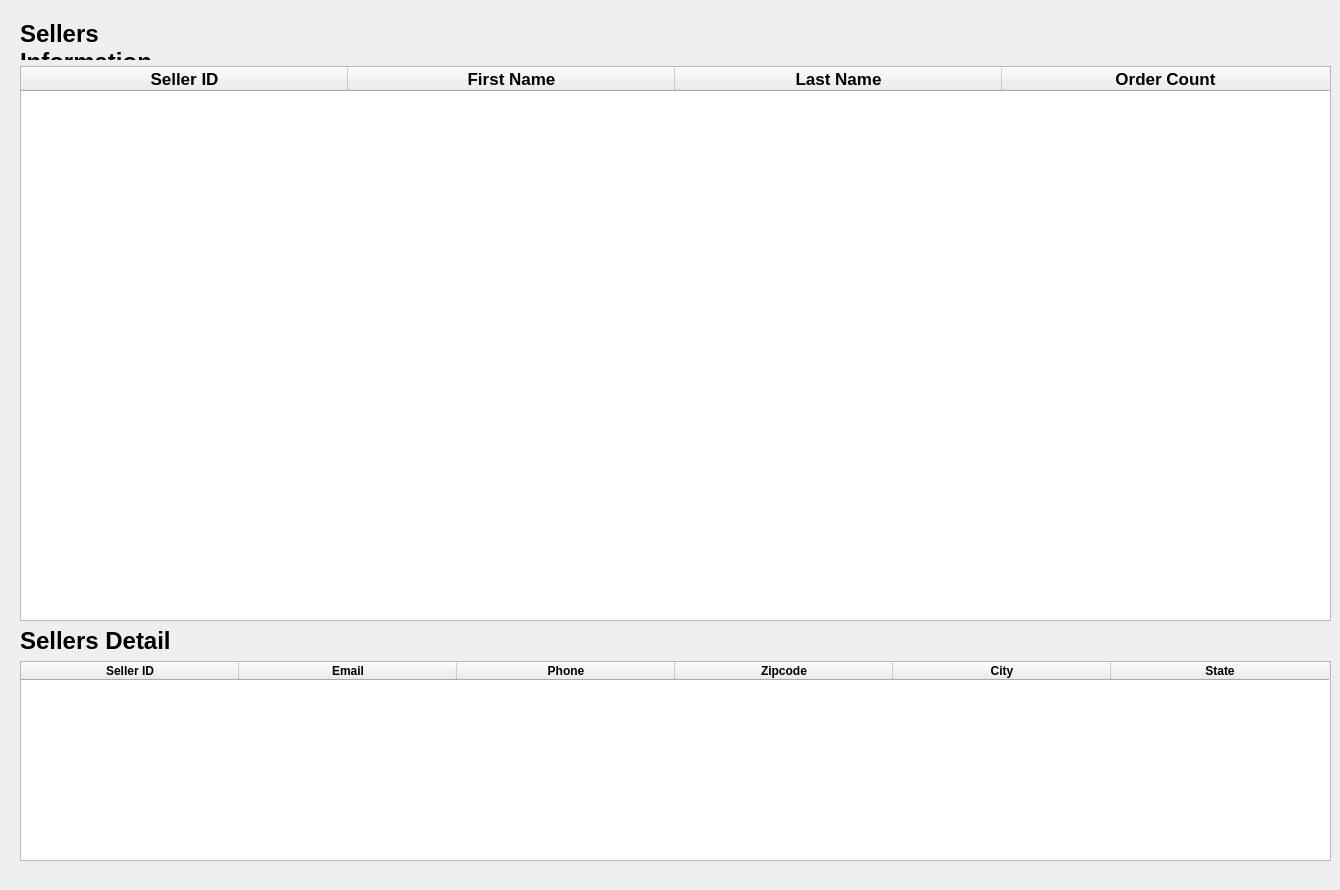
       <widget class="QWidget" name="StPageSeller_1">
        <widget class="QWidget" name="seller_info_detail" native="true">
         <property name="geometry">
          <rect>
           <x>0</x>
           <y>0</y>
           <width>1331</width>
           <height>881</height>
          </rect>
         </property>
         <widget class="QWidget" name="layoutWidget_10">
          <property name="geometry">
           <rect>
            <x>20</x>
            <y>20</y>
            <width>1311</width>
            <height>841</height>
           </rect>
          </property>
          <layout class="QVBoxLayout" name="seller_info_detail_layout">
           <item>
            <widget class="QLabel" name="label_76">
             <property name="maximumSize">
              <size>
               <width>200</width>
               <height>40</height>
              </size>
             </property>
             <property name="styleSheet">
              <string notr="true">font: 24pt &quot;.AppleSystemUIFont&quot;;</string>
             </property>
             <property name="text">
              <string>&lt;html&gt;&lt;head/&gt;&lt;body&gt;&lt;p&gt;&lt;span style=&quot; font-size:18pt; font-weight:600;&quot;&gt;Sellers Information&lt;/span&gt;&lt;/p&gt;&lt;/body&gt;&lt;/html&gt;</string>
             </property>
             <property name="wordWrap">
              <bool>true</bool>
             </property>
            </widget>
           </item>
           <item>
            <widget class="QTableWidget" name="sellersTableWidget">
             <property name="styleSheet">
              <string notr="true"/>
             </property>
             <attribute name="horizontalHeaderDefaultSectionSize">
              <number>327</number>
             </attribute>
             <column>
              <property name="text">
               <string>Seller ID</string>
              </property>
              <property name="font">
               <font>
                <pointsize>13</pointsize>
                <weight>75</weight>
                <bold>true</bold>
               </font>
              </property>
              <property name="background">
               <color>
                <red>255</red>
                <green>255</green>
                <blue>255</blue>
               </color>
              </property>
             </column>
             <column>
              <property name="text">
               <string>First Name</string>
              </property>
              <property name="font">
               <font>
                <pointsize>13</pointsize>
                <weight>75</weight>
                <bold>true</bold>
               </font>
              </property>
              <property name="background">
               <color>
                <red>255</red>
                <green>255</green>
                <blue>255</blue>
               </color>
              </property>
             </column>
             <column>
              <property name="text">
               <string>Last Name</string>
              </property>
              <property name="font">
               <font>
                <pointsize>13</pointsize>
                <weight>75</weight>
                <bold>true</bold>
               </font>
              </property>
              <property name="background">
               <color>
                <red>255</red>
                <green>255</green>
                <blue>255</blue>
               </color>
              </property>
             </column>
             <column>
              <property name="text">
               <string>Order Count</string>
              </property>
              <property name="font">
               <font>
                <pointsize>13</pointsize>
                <weight>75</weight>
                <bold>true</bold>
               </font>
              </property>
              <property name="background">
               <color>
                <red>255</red>
                <green>255</green>
                <blue>255</blue>
               </color>
              </property>
             </column>
            </widget>
           </item>
           <item>
            <widget class="QLabel" name="label_77">
             <property name="maximumSize">
              <size>
               <width>200</width>
               <height>40</height>
              </size>
             </property>
             <property name="styleSheet">
              <string notr="true">font: 24pt &quot;.AppleSystemUIFont&quot;;</string>
             </property>
             <property name="text">
              <string>&lt;html&gt;&lt;head/&gt;&lt;body&gt;&lt;p&gt;&lt;span style=&quot; font-size:18pt; font-weight:600;&quot;&gt;Sellers Detail&lt;/span&gt;&lt;/p&gt;&lt;/body&gt;&lt;/html&gt;</string>
             </property>
             <property name="wordWrap">
              <bool>true</bool>
             </property>
            </widget>
           </item>
           <item>
            <widget class="QTableWidget" name="sellerDetailsWidget">
             <property name="maximumSize">
              <size>
               <width>16777215</width>
               <height>200</height>
              </size>
             </property>
             <property name="styleSheet">
              <string notr="true"/>
             </property>
             <attribute name="horizontalHeaderDefaultSectionSize">
              <number>218</number>
             </attribute>
             <column>
              <property name="text">
               <string>Seller ID</string>
              </property>
              <property name="font">
               <font>
                <weight>75</weight>
                <bold>true</bold>
               </font>
              </property>
              <property name="background">
               <color>
                <red>255</red>
                <green>255</green>
                <blue>255</blue>
               </color>
              </property>
             </column>
             <column>
              <property name="text">
               <string>Email</string>
              </property>
              <property name="font">
               <font>
                <weight>75</weight>
                <bold>true</bold>
               </font>
              </property>
              <property name="background">
               <color>
                <red>255</red>
                <green>255</green>
                <blue>255</blue>
               </color>
              </property>
             </column>
             <column>
              <property name="text">
               <string>Phone</string>
              </property>
              <property name="font">
               <font>
                <weight>75</weight>
                <bold>true</bold>
               </font>
              </property>
              <property name="background">
               <color>
                <red>255</red>
                <green>255</green>
                <blue>255</blue>
               </color>
              </property>
             </column>
             <column>
              <property name="text">
               <string>Zipcode</string>
              </property>
              <property name="font">
               <font>
                <weight>75</weight>
                <bold>true</bold>
               </font>
              </property>
              <property name="background">
               <color>
                <red>255</red>
                <green>255</green>
                <blue>255</blue>
               </color>
              </property>
             </column>
             <column>
              <property name="text">
               <string>City</string>
              </property>
              <property name="font">
               <font>
                <weight>75</weight>
                <bold>true</bold>
               </font>
              </property>
              <property name="background">
               <color>
                <red>255</red>
                <green>255</green>
                <blue>255</blue>
               </color>
              </property>
             </column>
             <column>
              <property name="text">
               <string>State</string>
              </property>
              <property name="font">
               <font>
                <weight>75</weight>
                <bold>true</bold>
               </font>
              </property>
              <property name="background">
               <color>
                <red>255</red>
                <green>255</green>
                <blue>255</blue>
               </color>
              </property>
             </column>
            </widget>
           </item>
          </layout>
         </widget>
        </widget>
       </widget>
